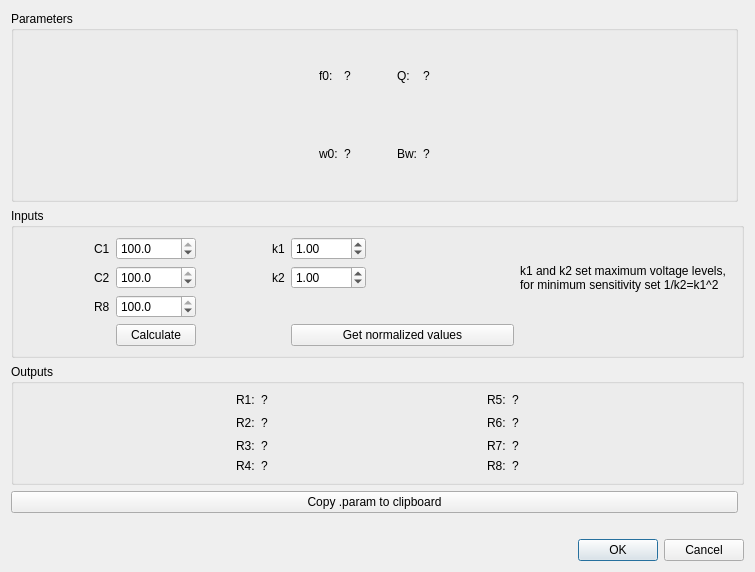
<?xml version="1.0" encoding="UTF-8"?>
<ui version="4.0">
 <class>fleischertow_dialog</class>
 <widget class="QDialog" name="fleischertow_dialog">
  <property name="geometry">
   <rect>
    <x>0</x>
    <y>0</y>
    <width>755</width>
    <height>572</height>
   </rect>
  </property>
  <property name="windowTitle">
   <string>Fleischer-Tow Universal cell</string>
  </property>
  <layout class="QGridLayout" name="gridLayout_3" rowstretch="1,0,0,0,0,0" columnstretch="0,0">
   <item row="2" column="0" colspan="2">
    <widget class="QGroupBox" name="groupBox_3">
     <property name="font">
      <font>
       <family>Arial</family>
       <pointsize>9</pointsize>
      </font>
     </property>
     <property name="title">
      <string>Outputs</string>
     </property>
     <layout class="QGridLayout" name="gridLayout_4">
      <item row="0" column="1">
       <widget class="QLabel" name="label_14">
        <property name="sizePolicy">
         <sizepolicy hsizetype="Maximum" vsizetype="Preferred">
          <horstretch>0</horstretch>
          <verstretch>0</verstretch>
         </sizepolicy>
        </property>
        <property name="font">
         <font>
          <family>Arial</family>
          <pointsize>9</pointsize>
         </font>
        </property>
        <property name="text">
         <string>R1:</string>
        </property>
       </widget>
      </item>
      <item row="4" column="6">
       <widget class="QLabel" name="R8_val">
        <property name="font">
         <font>
          <family>Arial</family>
          <pointsize>9</pointsize>
         </font>
        </property>
        <property name="text">
         <string>?</string>
        </property>
       </widget>
      </item>
      <item row="0" column="4">
       <widget class="QLabel" name="label_24">
        <property name="sizePolicy">
         <sizepolicy hsizetype="Maximum" vsizetype="Preferred">
          <horstretch>0</horstretch>
          <verstretch>0</verstretch>
         </sizepolicy>
        </property>
        <property name="font">
         <font>
          <family>Arial</family>
          <pointsize>9</pointsize>
         </font>
        </property>
        <property name="text">
         <string>R5:</string>
        </property>
       </widget>
      </item>
      <item row="1" column="3">
       <spacer name="horizontalSpacer_8">
        <property name="font">
         <font>
          <family>Arial</family>
          <pointsize>9</pointsize>
         </font>
        </property>
        <property name="orientation">
         <enum>Qt::Horizontal</enum>
        </property>
        <property name="sizeHint" stdset="0">
         <size>
          <width>40</width>
          <height>20</height>
         </size>
        </property>
       </spacer>
      </item>
      <item row="1" column="2">
       <widget class="QLabel" name="R2_val">
        <property name="font">
         <font>
          <family>Arial</family>
          <pointsize>9</pointsize>
         </font>
        </property>
        <property name="text">
         <string>?</string>
        </property>
       </widget>
      </item>
      <item row="2" column="1">
       <widget class="QLabel" name="label_19">
        <property name="sizePolicy">
         <sizepolicy hsizetype="Maximum" vsizetype="Preferred">
          <horstretch>0</horstretch>
          <verstretch>0</verstretch>
         </sizepolicy>
        </property>
        <property name="font">
         <font>
          <family>Arial</family>
          <pointsize>9</pointsize>
         </font>
        </property>
        <property name="text">
         <string>R3:</string>
        </property>
       </widget>
      </item>
      <item row="0" column="6">
       <widget class="QLabel" name="R5_val">
        <property name="font">
         <font>
          <family>Arial</family>
          <pointsize>9</pointsize>
         </font>
        </property>
        <property name="text">
         <string>?</string>
        </property>
       </widget>
      </item>
      <item row="1" column="0">
       <spacer name="horizontalSpacer_7">
        <property name="font">
         <font>
          <family>Arial</family>
          <pointsize>9</pointsize>
         </font>
        </property>
        <property name="orientation">
         <enum>Qt::Horizontal</enum>
        </property>
        <property name="sizeHint" stdset="0">
         <size>
          <width>40</width>
          <height>20</height>
         </size>
        </property>
       </spacer>
      </item>
      <item row="1" column="4">
       <widget class="QLabel" name="label_26">
        <property name="sizePolicy">
         <sizepolicy hsizetype="Maximum" vsizetype="Preferred">
          <horstretch>0</horstretch>
          <verstretch>0</verstretch>
         </sizepolicy>
        </property>
        <property name="font">
         <font>
          <family>Arial</family>
          <pointsize>9</pointsize>
         </font>
        </property>
        <property name="text">
         <string>R6:</string>
        </property>
       </widget>
      </item>
      <item row="4" column="1">
       <widget class="QLabel" name="label_21">
        <property name="sizePolicy">
         <sizepolicy hsizetype="Maximum" vsizetype="Preferred">
          <horstretch>0</horstretch>
          <verstretch>0</verstretch>
         </sizepolicy>
        </property>
        <property name="font">
         <font>
          <family>Arial</family>
          <pointsize>9</pointsize>
         </font>
        </property>
        <property name="text">
         <string>R4:</string>
        </property>
       </widget>
      </item>
      <item row="2" column="6">
       <widget class="QLabel" name="R7_val">
        <property name="font">
         <font>
          <family>Arial</family>
          <pointsize>9</pointsize>
         </font>
        </property>
        <property name="text">
         <string>?</string>
        </property>
       </widget>
      </item>
      <item row="2" column="2">
       <widget class="QLabel" name="R3_val">
        <property name="font">
         <font>
          <family>Arial</family>
          <pointsize>9</pointsize>
         </font>
        </property>
        <property name="text">
         <string>?</string>
        </property>
       </widget>
      </item>
      <item row="0" column="2">
       <widget class="QLabel" name="R1_val">
        <property name="font">
         <font>
          <family>Arial</family>
          <pointsize>9</pointsize>
         </font>
        </property>
        <property name="text">
         <string>?</string>
        </property>
       </widget>
      </item>
      <item row="4" column="2">
       <widget class="QLabel" name="R4_val">
        <property name="font">
         <font>
          <family>Arial</family>
          <pointsize>9</pointsize>
         </font>
        </property>
        <property name="text">
         <string>?</string>
        </property>
       </widget>
      </item>
      <item row="1" column="6">
       <widget class="QLabel" name="R6_val">
        <property name="font">
         <font>
          <family>Arial</family>
          <pointsize>9</pointsize>
         </font>
        </property>
        <property name="text">
         <string>?</string>
        </property>
       </widget>
      </item>
      <item row="2" column="4">
       <widget class="QLabel" name="label_28">
        <property name="sizePolicy">
         <sizepolicy hsizetype="Maximum" vsizetype="Preferred">
          <horstretch>0</horstretch>
          <verstretch>0</verstretch>
         </sizepolicy>
        </property>
        <property name="font">
         <font>
          <family>Arial</family>
          <pointsize>9</pointsize>
         </font>
        </property>
        <property name="text">
         <string>R7:</string>
        </property>
       </widget>
      </item>
      <item row="4" column="4">
       <widget class="QLabel" name="label_30">
        <property name="sizePolicy">
         <sizepolicy hsizetype="Maximum" vsizetype="Preferred">
          <horstretch>0</horstretch>
          <verstretch>0</verstretch>
         </sizepolicy>
        </property>
        <property name="font">
         <font>
          <family>Arial</family>
          <pointsize>9</pointsize>
         </font>
        </property>
        <property name="text">
         <string>R8:</string>
        </property>
       </widget>
      </item>
      <item row="1" column="1">
       <widget class="QLabel" name="label_17">
        <property name="sizePolicy">
         <sizepolicy hsizetype="Maximum" vsizetype="Preferred">
          <horstretch>0</horstretch>
          <verstretch>0</verstretch>
         </sizepolicy>
        </property>
        <property name="font">
         <font>
          <family>Arial</family>
          <pointsize>9</pointsize>
         </font>
        </property>
        <property name="text">
         <string>R2:</string>
        </property>
       </widget>
      </item>
      <item row="1" column="7">
       <spacer name="horizontalSpacer_9">
        <property name="font">
         <font>
          <family>Arial</family>
          <pointsize>9</pointsize>
         </font>
        </property>
        <property name="orientation">
         <enum>Qt::Horizontal</enum>
        </property>
        <property name="sizeHint" stdset="0">
         <size>
          <width>40</width>
          <height>20</height>
         </size>
        </property>
       </spacer>
      </item>
     </layout>
    </widget>
   </item>
   <item row="4" column="0">
    <widget class="QLabel" name="error_label">
     <property name="sizePolicy">
      <sizepolicy hsizetype="Preferred" vsizetype="Fixed">
       <horstretch>0</horstretch>
       <verstretch>0</verstretch>
      </sizepolicy>
     </property>
     <property name="font">
      <font>
       <family>Arial</family>
       <pointsize>9</pointsize>
      </font>
     </property>
     <property name="text">
      <string/>
     </property>
     <property name="alignment">
      <set>Qt::AlignCenter</set>
     </property>
    </widget>
   </item>
   <item row="1" column="0" colspan="2">
    <widget class="QGroupBox" name="groupBox_2">
     <property name="font">
      <font>
       <family>Arial</family>
       <pointsize>9</pointsize>
      </font>
     </property>
     <property name="title">
      <string>Inputs</string>
     </property>
     <layout class="QGridLayout" name="gridLayout_2" columnstretch="1,0,0,1,0,0,2,3">
      <item row="1" column="5">
       <widget class="ScienDSpinBox" name="k2_sb">
        <property name="font">
         <font>
          <family>Arial</family>
          <pointsize>9</pointsize>
         </font>
        </property>
        <property name="value">
         <double>1.000000000000000</double>
        </property>
       </widget>
      </item>
      <item row="1" column="1">
       <widget class="QLabel" name="label_10">
        <property name="sizePolicy">
         <sizepolicy hsizetype="Maximum" vsizetype="Preferred">
          <horstretch>0</horstretch>
          <verstretch>0</verstretch>
         </sizepolicy>
        </property>
        <property name="font">
         <font>
          <family>Arial</family>
          <pointsize>9</pointsize>
         </font>
        </property>
        <property name="text">
         <string>C2</string>
        </property>
       </widget>
      </item>
      <item row="0" column="1">
       <widget class="QLabel" name="label_9">
        <property name="sizePolicy">
         <sizepolicy hsizetype="Maximum" vsizetype="Preferred">
          <horstretch>0</horstretch>
          <verstretch>0</verstretch>
         </sizepolicy>
        </property>
        <property name="font">
         <font>
          <family>Arial</family>
          <pointsize>9</pointsize>
         </font>
        </property>
        <property name="text">
         <string>C1</string>
        </property>
       </widget>
      </item>
      <item row="2" column="2">
       <widget class="ScienDSpinBox" name="R8_sb">
        <property name="font">
         <font>
          <family>Arial</family>
          <pointsize>9</pointsize>
         </font>
        </property>
        <property name="decimals">
         <number>1</number>
        </property>
        <property name="value">
         <double>100.000000000000000</double>
        </property>
       </widget>
      </item>
      <item row="0" column="7" rowspan="3">
       <widget class="QLabel" name="label_15">
        <property name="font">
         <font>
          <family>Arial</family>
          <pointsize>9</pointsize>
         </font>
        </property>
        <property name="text">
         <string>k1 and k2 set maximum voltage levels, for minimum sensitivity set 1/k2=k1^2</string>
        </property>
        <property name="wordWrap">
         <bool>true</bool>
        </property>
       </widget>
      </item>
      <item row="1" column="2">
       <widget class="ScienDSpinBox" name="C2_sb">
        <property name="font">
         <font>
          <family>Arial</family>
          <pointsize>9</pointsize>
         </font>
        </property>
        <property name="decimals">
         <number>1</number>
        </property>
        <property name="value">
         <double>100.000000000000000</double>
        </property>
       </widget>
      </item>
      <item row="2" column="1">
       <widget class="QLabel" name="label_11">
        <property name="sizePolicy">
         <sizepolicy hsizetype="Maximum" vsizetype="Preferred">
          <horstretch>0</horstretch>
          <verstretch>0</verstretch>
         </sizepolicy>
        </property>
        <property name="font">
         <font>
          <family>Arial</family>
          <pointsize>9</pointsize>
         </font>
        </property>
        <property name="text">
         <string>R8</string>
        </property>
       </widget>
      </item>
      <item row="0" column="0">
       <spacer name="horizontalSpacer_4">
        <property name="font">
         <font>
          <family>Arial</family>
          <pointsize>9</pointsize>
         </font>
        </property>
        <property name="orientation">
         <enum>Qt::Horizontal</enum>
        </property>
        <property name="sizeHint" stdset="0">
         <size>
          <width>40</width>
          <height>20</height>
         </size>
        </property>
       </spacer>
      </item>
      <item row="0" column="4">
       <widget class="QLabel" name="label_12">
        <property name="sizePolicy">
         <sizepolicy hsizetype="Maximum" vsizetype="Preferred">
          <horstretch>0</horstretch>
          <verstretch>0</verstretch>
         </sizepolicy>
        </property>
        <property name="font">
         <font>
          <family>Arial</family>
          <pointsize>9</pointsize>
         </font>
        </property>
        <property name="text">
         <string>k1</string>
        </property>
       </widget>
      </item>
      <item row="0" column="6">
       <spacer name="horizontalSpacer_5">
        <property name="font">
         <font>
          <family>Arial</family>
          <pointsize>9</pointsize>
         </font>
        </property>
        <property name="orientation">
         <enum>Qt::Horizontal</enum>
        </property>
        <property name="sizeHint" stdset="0">
         <size>
          <width>40</width>
          <height>20</height>
         </size>
        </property>
       </spacer>
      </item>
      <item row="0" column="5">
       <widget class="ScienDSpinBox" name="k1_sb">
        <property name="minimumSize">
         <size>
          <width>75</width>
          <height>0</height>
         </size>
        </property>
        <property name="font">
         <font>
          <family>Arial</family>
          <pointsize>9</pointsize>
         </font>
        </property>
        <property name="value">
         <double>1.000000000000000</double>
        </property>
       </widget>
      </item>
      <item row="0" column="3">
       <spacer name="horizontalSpacer_6">
        <property name="font">
         <font>
          <family>Arial</family>
          <pointsize>9</pointsize>
         </font>
        </property>
        <property name="orientation">
         <enum>Qt::Horizontal</enum>
        </property>
        <property name="sizeHint" stdset="0">
         <size>
          <width>40</width>
          <height>20</height>
         </size>
        </property>
       </spacer>
      </item>
      <item row="3" column="2">
       <widget class="QPushButton" name="calc_btn">
        <property name="font">
         <font>
          <family>Arial</family>
          <pointsize>9</pointsize>
         </font>
        </property>
        <property name="text">
         <string>Calculate</string>
        </property>
       </widget>
      </item>
      <item row="0" column="2">
       <widget class="ScienDSpinBox" name="C1_sb">
        <property name="minimumSize">
         <size>
          <width>75</width>
          <height>0</height>
         </size>
        </property>
        <property name="font">
         <font>
          <family>Arial</family>
          <pointsize>9</pointsize>
         </font>
        </property>
        <property name="decimals">
         <number>1</number>
        </property>
        <property name="value">
         <double>100.000000000000000</double>
        </property>
       </widget>
      </item>
      <item row="1" column="4">
       <widget class="QLabel" name="label_13">
        <property name="font">
         <font>
          <family>Arial</family>
          <pointsize>9</pointsize>
         </font>
        </property>
        <property name="text">
         <string>k2</string>
        </property>
       </widget>
      </item>
      <item row="3" column="5" colspan="2">
       <widget class="QPushButton" name="optimize_btn">
        <property name="font">
         <font>
          <family>Arial</family>
          <pointsize>9</pointsize>
         </font>
        </property>
        <property name="text">
         <string>Get normalized values</string>
        </property>
       </widget>
      </item>
     </layout>
    </widget>
   </item>
   <item row="0" column="0">
    <widget class="QGroupBox" name="groupBox">
     <property name="font">
      <font>
       <family>Arial</family>
       <pointsize>9</pointsize>
      </font>
     </property>
     <property name="title">
      <string>Parameters</string>
     </property>
     <layout class="QGridLayout" name="gridLayout" columnstretch="0,0,0,0,0,0,0">
      <item row="0" column="1">
       <widget class="QLabel" name="label_2">
        <property name="font">
         <font>
          <family>Arial</family>
          <pointsize>9</pointsize>
         </font>
        </property>
        <property name="text">
         <string>f0:</string>
        </property>
       </widget>
      </item>
      <item row="0" column="2">
       <widget class="QLabel" name="f0_val">
        <property name="font">
         <font>
          <family>Arial</family>
          <pointsize>9</pointsize>
         </font>
        </property>
        <property name="text">
         <string>?</string>
        </property>
       </widget>
      </item>
      <item row="0" column="5">
       <widget class="QLabel" name="Q_val">
        <property name="font">
         <font>
          <family>Arial</family>
          <pointsize>9</pointsize>
         </font>
        </property>
        <property name="text">
         <string>?</string>
        </property>
       </widget>
      </item>
      <item row="0" column="0">
       <spacer name="horizontalSpacer_2">
        <property name="font">
         <font>
          <family>Arial</family>
          <pointsize>9</pointsize>
         </font>
        </property>
        <property name="orientation">
         <enum>Qt::Horizontal</enum>
        </property>
        <property name="sizeHint" stdset="0">
         <size>
          <width>40</width>
          <height>20</height>
         </size>
        </property>
       </spacer>
      </item>
      <item row="1" column="2">
       <widget class="QLabel" name="w0_val">
        <property name="font">
         <font>
          <family>Arial</family>
          <pointsize>9</pointsize>
         </font>
        </property>
        <property name="text">
         <string>?</string>
        </property>
       </widget>
      </item>
      <item row="0" column="6">
       <spacer name="horizontalSpacer_3">
        <property name="font">
         <font>
          <family>Arial</family>
          <pointsize>9</pointsize>
         </font>
        </property>
        <property name="orientation">
         <enum>Qt::Horizontal</enum>
        </property>
        <property name="sizeHint" stdset="0">
         <size>
          <width>40</width>
          <height>20</height>
         </size>
        </property>
       </spacer>
      </item>
      <item row="1" column="1">
       <widget class="QLabel" name="label_3">
        <property name="font">
         <font>
          <family>Arial</family>
          <pointsize>9</pointsize>
         </font>
        </property>
        <property name="text">
         <string>w0:</string>
        </property>
       </widget>
      </item>
      <item row="0" column="4">
       <widget class="QLabel" name="label_4">
        <property name="font">
         <font>
          <family>Arial</family>
          <pointsize>9</pointsize>
         </font>
        </property>
        <property name="text">
         <string>Q:</string>
        </property>
       </widget>
      </item>
      <item row="1" column="4">
       <widget class="QLabel" name="label_5">
        <property name="font">
         <font>
          <family>Arial</family>
          <pointsize>9</pointsize>
         </font>
        </property>
        <property name="text">
         <string>Bw:</string>
        </property>
       </widget>
      </item>
      <item row="1" column="5">
       <widget class="QLabel" name="bw_val">
        <property name="font">
         <font>
          <family>Arial</family>
          <pointsize>9</pointsize>
         </font>
        </property>
        <property name="text">
         <string>?</string>
        </property>
       </widget>
      </item>
      <item row="0" column="3">
       <spacer name="horizontalSpacer">
        <property name="font">
         <font>
          <family>Arial</family>
          <pointsize>9</pointsize>
         </font>
        </property>
        <property name="orientation">
         <enum>Qt::Horizontal</enum>
        </property>
        <property name="sizeType">
         <enum>QSizePolicy::Preferred</enum>
        </property>
        <property name="sizeHint" stdset="0">
         <size>
          <width>40</width>
          <height>20</height>
         </size>
        </property>
       </spacer>
      </item>
     </layout>
    </widget>
   </item>
   <item row="5" column="0" colspan="2">
    <widget class="QDialogButtonBox" name="OK_btn">
     <property name="enabled">
      <bool>true</bool>
     </property>
     <property name="font">
      <font>
       <family>Arial</family>
       <pointsize>9</pointsize>
      </font>
     </property>
     <property name="toolTip">
      <string notr="true"/>
     </property>
     <property name="locale">
      <locale language="English" country="UnitedStates"/>
     </property>
     <property name="orientation">
      <enum>Qt::Horizontal</enum>
     </property>
     <property name="standardButtons">
      <set>QDialogButtonBox::Cancel|QDialogButtonBox::Ok</set>
     </property>
    </widget>
   </item>
   <item row="3" column="0">
    <widget class="QPushButton" name="cpyclipboard_btn">
     <property name="font">
      <font>
       <family>Arial</family>
       <pointsize>9</pointsize>
      </font>
     </property>
     <property name="text">
      <string>Copy .param to clipboard</string>
     </property>
    </widget>
   </item>
  </layout>
 </widget>
 <customwidgets>
  <customwidget>
   <class>ScienDSpinBox</class>
   <extends>QDoubleSpinBox</extends>
   <header>src.widgets.scientific_spinbox</header>
  </customwidget>
 </customwidgets>
 <tabstops>
  <tabstop>C1_sb</tabstop>
  <tabstop>C2_sb</tabstop>
  <tabstop>R8_sb</tabstop>
  <tabstop>k1_sb</tabstop>
  <tabstop>k2_sb</tabstop>
  <tabstop>calc_btn</tabstop>
  <tabstop>optimize_btn</tabstop>
  <tabstop>cpyclipboard_btn</tabstop>
 </tabstops>
 <resources/>
 <connections>
  <connection>
   <sender>OK_btn</sender>
   <signal>accepted()</signal>
   <receiver>fleischertow_dialog</receiver>
   <slot>accept()</slot>
   <hints>
    <hint type="sourcelabel">
     <x>248</x>
     <y>254</y>
    </hint>
    <hint type="destinationlabel">
     <x>157</x>
     <y>274</y>
    </hint>
   </hints>
  </connection>
  <connection>
   <sender>OK_btn</sender>
   <signal>rejected()</signal>
   <receiver>fleischertow_dialog</receiver>
   <slot>reject()</slot>
   <hints>
    <hint type="sourcelabel">
     <x>316</x>
     <y>260</y>
    </hint>
    <hint type="destinationlabel">
     <x>286</x>
     <y>274</y>
    </hint>
   </hints>
  </connection>
 </connections>
</ui>
